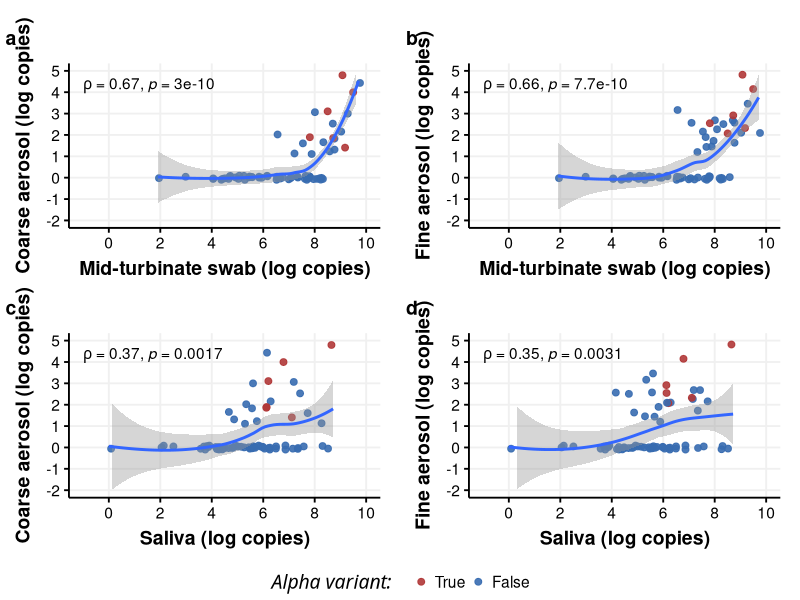
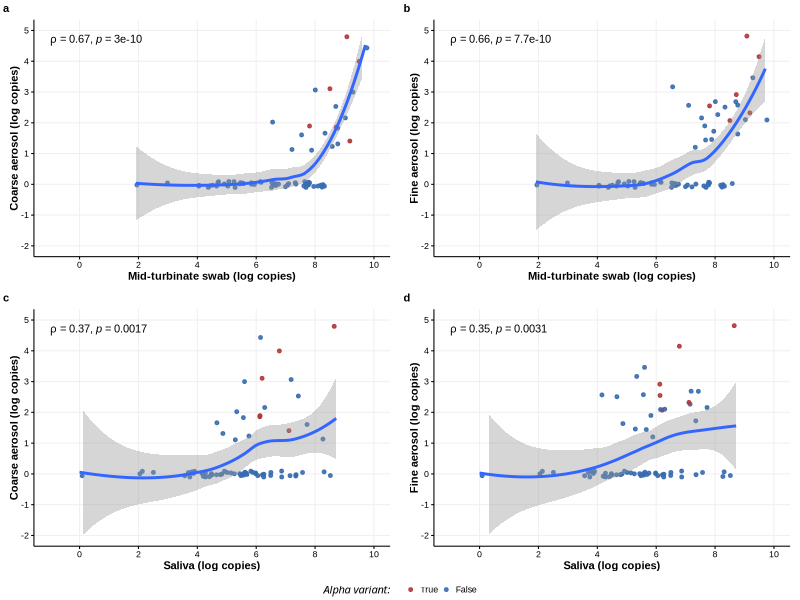
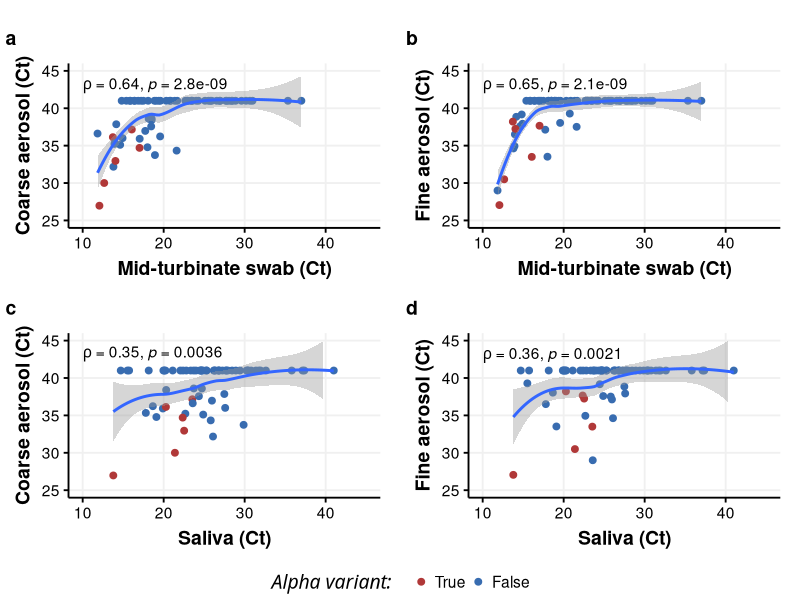
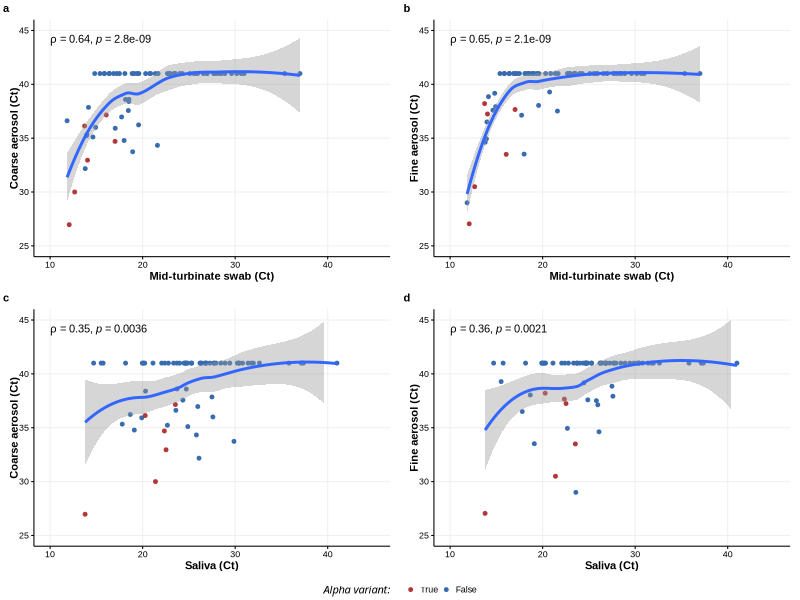
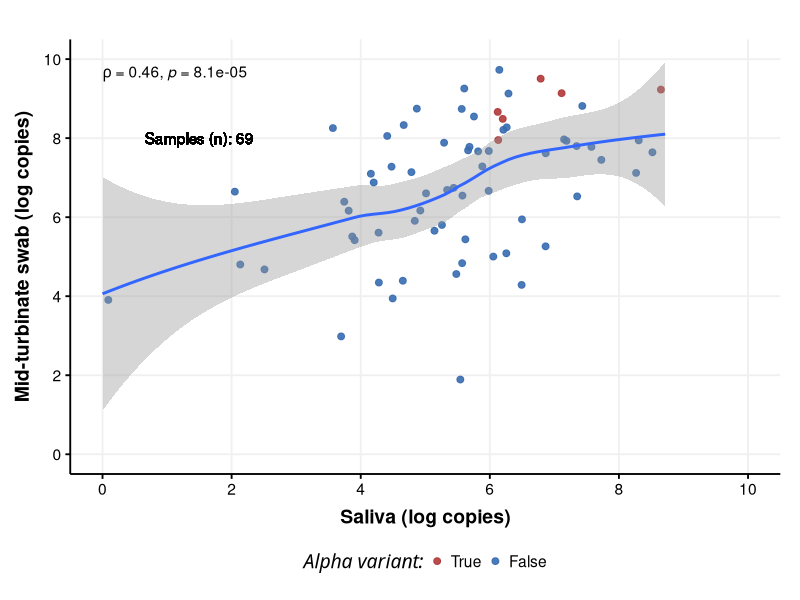
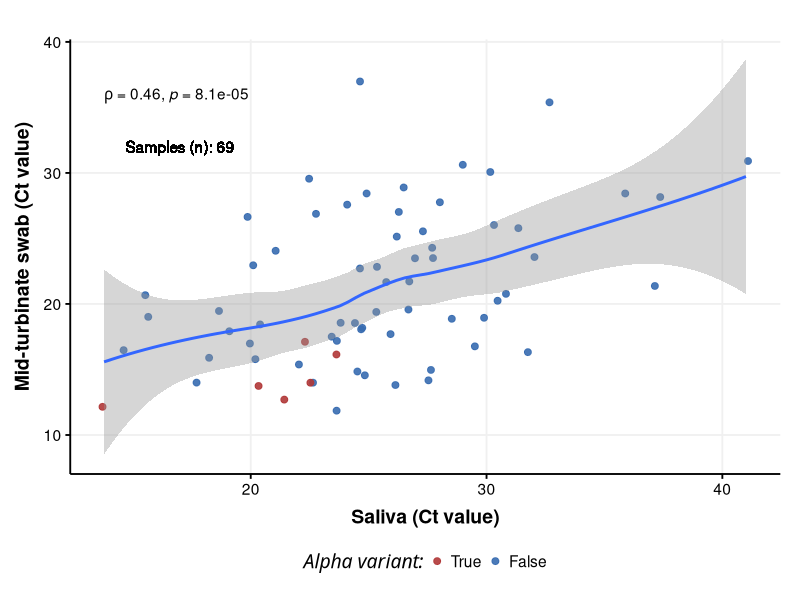
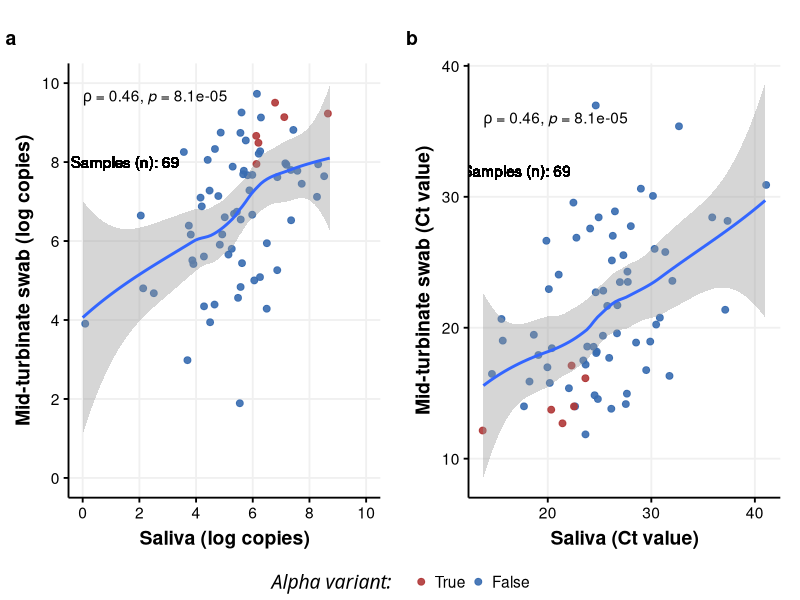
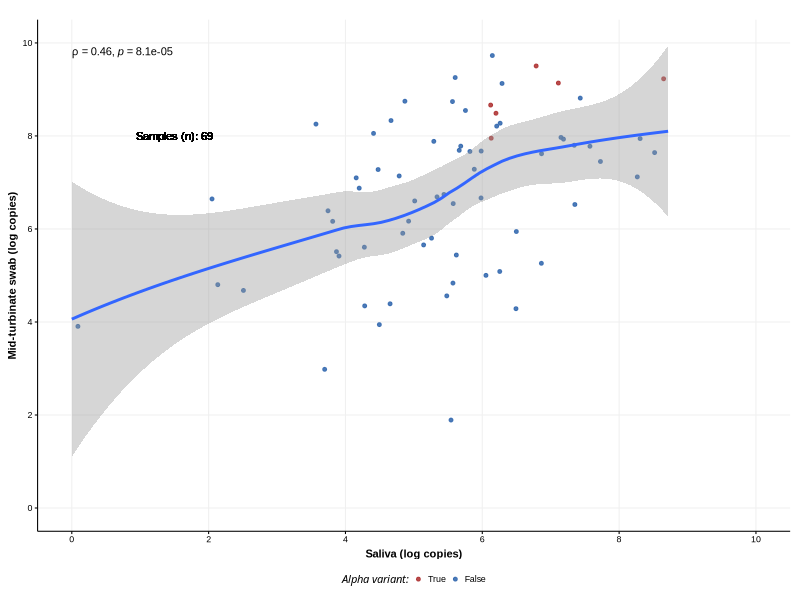

Write R code to recreate these figures, in order.
## ---- chunk 1
knitr::opts_chunk$set(echo = TRUE)
library(tidyverse)
library(ggpubr)
library(scales)
library(grid)
library(ggthemes)
set.seed(42)
## ---- chunk 2
# Theme for display parameters
theme_Publication <- function(base_size=14, base_family="sans") {
      (theme_foundation(base_size=base_size, base_family=base_family)
       + theme(plot.title = element_text(face = "bold",
                                         size = rel(1.2), hjust = 0.5),
               text = element_text(),
               panel.background = element_rect(colour = NA),
               plot.background = element_rect(colour = NA),
               panel.border = element_rect(colour = NA),
               axis.title = element_text(face = "bold",size = rel(1)),
               axis.title.y = element_text(angle=90,vjust =2),
               axis.title.x = element_text(vjust = -0.2),
               axis.text = element_text(), 
               axis.line = element_line(colour="black"),
               axis.ticks = element_line(),
               panel.grid.major = element_line(colour="#f0f0f0"),
               panel.grid.minor = element_blank(),
               legend.key = element_rect(colour = NA),
               legend.position = "bottom",
               legend.direction = "horizontal",
               legend.key.size= unit(0.2, "cm"),
               legend.spacing = unit(0.2, "cm"),
               legend.title = element_text("S.gene dropout",face="italic"),
               plot.margin=unit(c(10,5,5,5),"mm"),
               strip.background=element_rect(colour="#f0f0f0",fill="#f0f0f0"),
               strip.text = element_text(face="bold")))}

scale_fill_Publication <- function(...){
      discrete_scale("fill","Publication",manual_pal(values = c("#b03838","#386cb0","#7fc97f","#ef3b2c","#662506","#a6cee3","#fb9a99","#984ea3","#ffff33")), ...)}

scale_colour_Publication <- function(...){
      discrete_scale("colour","Publication",manual_pal(values = c("#b03838","#386cb0","#7fc97f","#ef3b2c","#662506","#a6cee3","#fb9a99","#984ea3","#ffff33")), ...)}
# to use this: scale_fill_Publication()+scale_colour_Publication()+theme_Publication()
## ---- chunk 3
rpr_paired <- read.csv("../working_files/paired_pcr_sx_rpr.csv")
pcr_dat <- rpr_paired %>% filter(pos_enrollment=="Negative")

rpr_nonpaired <- read.csv("../working_files/nonpaired_pcr_sx_rpr.csv")
pcr_dat_nonpaired <- rpr_nonpaired %>% filter(pos_enrollment=="Negative")

# number of subjects and samples per sample type
pcr_dat %>% group_by(sample_type) %>% summarise(subjects=length(unique(study_id)),samples=n())
## ---- chunk 4
#mean n_gene Ct per sample
pcr_dat$ngene_CT <- pcr_dat$ct_ngene_qpcr
pcr_dat$ngene_CT[which(pcr_dat$ngene_CT==-1)] <- NA #replace CT of non detects with NA so it won't contribute to the mean estimate

pcr_dat <- pcr_dat %>% group_by(sample_id) %>% mutate(av_ngene_CT=mean(ngene_CT,na.rm = T)) #average CT values so non-detects are excluded from the mean
pcr_dat$id_date <- paste(pcr_dat$study_id,pcr_dat$sample_date,sep="-") # helper
pcr_dat$av_ngene <- (pcr_dat$av_quant + 1) %>% log10() # add 1 to the copy numbers to avoid undefined log 0
pcr_dat <- pcr_dat %>% distinct(sample_id,.keep_all = T) %>% #keep one replicate per sample
  mutate(av_ngene_CT=if_else(is.nan(av_ngene_CT),41,av_ngene_CT)) %>%
  ungroup() #replace Ct value of non-detects with 41

pcr_dat %>% group_by(sample_type) %>% summarise(subjects=length(unique(study_id)),samples=n())
## ---- chunk 5
# remove phone swabs from the correlation plots
plot_cor <- pcr_dat %>% filter(sample_type!="Phone Swab")
plot_cor$S.gene.dropout <- factor(plot_cor$S.gene.dropout, levels=c(T,F), labels=c("True","False"))
plot_cor <- plot_cor %>% select(study_id,sample_date,id_date,av_ngene_CT,S.gene.dropout,av_ngene,sample_type,ct_ngene_qpcr,ct_sgene_qpcr,age_entry,days_past_onset,bmi)

plot_cor %>% group_by(sample_type) %>% summarise(subjects=length(unique(study_id)),samples=n())
## ---- chunk 6
# Exclude masked samples  
allsampletypes <- plot_cor$sample_type %>% unique()
plot_cor_samplelist <- allsampletypes %>% lapply(function(x) {plot_cor %>% filter(sample_type==x)})
names(plot_cor_samplelist) <- allsampletypes

aer <- list(plot_cor_samplelist[["G-II Coarse Aerosol"]],plot_cor_samplelist[["G-II Fine Aerosol"]])
names(aer) <- c("Coarse aerosol (log copies)","Fine aerosol (log copies)")

# sal vs breath samples
q_sal_plot <- list()
for (i in 1:2) {
  iplot <- plot_cor_samplelist[["Saliva"]] %>% merge(aer[[i]],all.x = T,all.y = F, by = "id_date") %>% rename(`Alpha variant:`=S.gene.dropout.x)
  q_sal_plot[[i]] <- iplot %>%
    ggplot(aes(y=av_ngene.y,x=av_ngene.x)) +
    geom_point(aes(color=`Alpha variant:`),size=2,alpha=0.9,position=position_jitter(h=.1,w=.1,seed=42)) +
    geom_smooth(method = "loess") +
    stat_cor(method = "spearman",cor.coef.name = "rho") +
    ylab(names(aer)[i]) +
    xlab("Saliva (log copies)") +
    scale_y_continuous(breaks=c(-2:5),limits = c(-2, 5)) +
    scale_x_continuous(breaks=c(0,2,4,6,8,10),limits = c(-1, 10)) +
    expand_limits(x=0,y=-2) +
    scale_colour_Publication() +
    theme_Publication()
}

#mt vs breath samples
q_mt_plot <- list()
for (i in 1:2) {
  iplot <- plot_cor_samplelist[["Midturbinate Swab"]] %>% merge(aer[[i]],all.x = T,all.y = F, by = "id_date") %>% rename(`Alpha variant:`=S.gene.dropout.x)
  q_mt_plot[[i]] <- iplot %>% 
    ggplot(aes(y=av_ngene.y,x=av_ngene.x)) +
    geom_point(aes(color=`Alpha variant:`),size=2,alpha=0.9,position=position_jitter(h=.1,w=.1,seed=42)) +
    geom_smooth(method = "loess") +
    stat_cor(method = "spearman",cor.coef.name = "rho") +
    ylab(names(aer)[i]) +
    xlab("Mid-turbinate swab (log copies)") +
    scale_y_continuous(breaks=c(-2:5),limits = c(-2, 5)) +
    scale_x_continuous(breaks=c(0,2,4,6,8,10),limits = c(-1, 10)) +
    expand_limits(x=0,y=-2) +
    scale_colour_Publication() + 
    theme_Publication()
}

# Combine the plots into the one figure

Figure2 <- ggarrange(q_mt_plot[[1]],q_mt_plot[[2]],q_sal_plot[[1]],q_sal_plot[[2]],
                     common.legend = T,
                     legend = "bottom",
                     labels = "auto") %>%
  annotate_figure(top = text_grob("",color = "black", face = "bold", size = 14))
Figure2
ggsave(Figure2,filename="../figure_output/repo_fig_2_mtsalbreath_logcopies_corr.png",device="png",width=11,height=7.77,units="in")
## ---- chunk 7
# sal vs breath samples
q_sal_plot_manu <- list()
for (i in 1:2) {
  iplot <- plot_cor_samplelist[["Saliva"]] %>% merge(aer[[i]],all.x = T,all.y = F, by = "id_date") %>% rename(`Alpha variant:`=S.gene.dropout.x)
  q_sal_plot_manu[[i]] <- iplot %>%
    ggplot(aes(y=av_ngene.y,x=av_ngene.x)) +
    geom_point(aes(color=`Alpha variant:`),size=1,alpha=0.9,position=position_jitter(h=.1,w=.1,seed=42)) +
    geom_smooth(method = "loess") +
    stat_cor(method = "spearman",cor.coef.name = "rho",family="arial",size=2.8) +
    ylab(names(aer)[i]) +
    xlab("Saliva (log copies)") +
    scale_y_continuous(breaks=c(-2:5),limits = c(-2, 5)) +
    scale_x_continuous(breaks=c(0,2,4,6,8,10),limits = c(-1, 10)) +
    expand_limits(x=0,y=-2) +
    scale_colour_Publication() +
    theme_Publication(base_family="arial",base_size = 8) +
    theme(plot.margin=unit(c(5,2.5,2.5,2.5),"mm"))
}

#mt vs breath samples
q_mt_plot_manu <- list()
for (i in 1:2) {
  iplot <- plot_cor_samplelist[["Midturbinate Swab"]] %>% merge(aer[[i]],all.x = T,all.y = F, by = "id_date") %>% rename(`Alpha variant:`=S.gene.dropout.x)
  q_mt_plot_manu[[i]] <- iplot %>% 
    ggplot(aes(y=av_ngene.y,x=av_ngene.x)) +
    geom_point(aes(color=`Alpha variant:`),size=1,alpha=0.9,position=position_jitter(h=.1,w=.1,seed=42)) +
    geom_smooth(method = "loess") +
    stat_cor(method = "spearman",cor.coef.name = "rho",family="arial",size=2.8) +
    ylab(names(aer)[i]) +
    xlab("Mid-turbinate swab (log copies)") +
    scale_y_continuous(breaks=c(-2:5),limits = c(-2, 5)) +
    scale_x_continuous(breaks=c(0,2,4,6,8,10),limits = c(-1, 10)) +
    expand_limits(x=0,y=-2) +
    scale_colour_Publication() + 
    theme_Publication(base_family="arial",base_size = 8) +
    theme(plot.margin=unit(c(5,2.5,2.5,2.5),"mm"))
}

# Combine the plots into the one figure

Figure2_manu <- ggarrange(q_mt_plot_manu[[1]],q_mt_plot_manu[[2]],q_sal_plot_manu[[1]],q_sal_plot_manu[[2]],
                     common.legend = T,
                     legend = "bottom",
                     labels = "auto",
                     font.label=list(size=8,family="arial")) # %>%
  #annotate_figure(top = text_grob("",color = "black", face = "bold", family="arial",size = 8))
Figure2_manu
ggsave(Figure2_manu,filename="../figure_output/tif/tif_raw/repo_fig_2_mtsalbreath_logcopies_corr_manuscript.tif",device="tiff",width=7,height=4.94,units="in",dpi=600)
ggsave(Figure2_manu,filename="../figure_output/png_600/repo_fig_2_mtsalbreath_logcopies_corr_600.png",device="png",width=7,height=4.94,units="in",dpi=600)
## ---- chunk 8
aer2 <- list(plot_cor_samplelist[["G-II Fine Aerosol"]],plot_cor_samplelist[["G-II Coarse Aerosol"]])
names(aer2) <- c("Coarse aerosol","Fine aerosol")

#sal vs aerosol
ct_sal_plot <- list()
for (i in 1:2) {
  iplot <- plot_cor_samplelist[["Saliva"]] %>% merge(aer2[[i]],all.x = F,all.y = F, by = "id_date") %>% rename(`Alpha variant:`=S.gene.dropout.x)
  ct_sal_plot[[i]] <- iplot %>%
    ggplot(aes(y=av_ngene_CT.y,x=av_ngene_CT.x)) +
    geom_point(aes(color=`Alpha variant:`),size=2) +
    geom_smooth(method = "loess", formula = y ~ x) +
    stat_cor(method = "spearman",cor.coef.name = "rho") +
    ylab(paste0(names(aer2)[i]," (Ct)")) +
    xlab("Saliva (Ct)") +
    scale_y_continuous(breaks=c(10,15,20,25,30,35,40,45),limits = c(25,45)) +
    scale_x_continuous(breaks=c(10,20,30,40),limits = c(10, 45)) +
    scale_colour_Publication() +
    theme_Publication()
}

#mt vs aerosol
ct_mt_plot <- list()
for (i in 1:2) {
  iplot <- plot_cor_samplelist[["Midturbinate Swab"]] %>% merge(aer2[[i]],all.x = F,all.y = F, by = "id_date") %>% rename(`Alpha variant:`=S.gene.dropout.x)
  ct_mt_plot[[i]] <- iplot %>%
    ggplot(aes(y=av_ngene_CT.y,x=av_ngene_CT.x)) +
    geom_point(aes(color=`Alpha variant:`),size=2) +
    geom_smooth(method = "loess", formula = y ~ x) +
    stat_cor(method = "spearman",cor.coef.name = "rho") +
    ylab(paste0(names(aer2)[i]," (Ct)")) +
    xlab("Mid-turbinate swab (Ct)") +
    scale_y_continuous(breaks=c(10,15,20,25,30,35,40,45),limits = c(25,45)) +
    scale_x_continuous(breaks=c(10,20,30,40),limits = c(10, 45)) +
    scale_colour_Publication() +
    theme_Publication()
}

figS7 <- ggarrange(ct_mt_plot[[1]],ct_mt_plot[[2]],ct_sal_plot[[1]],ct_sal_plot[[2]],
                   common.legend = T,
                   legend = "bottom",
                   labels = "auto") %>%
  annotate_figure(top = text_grob("",color = "black", face = "bold", size = 14))

figS7
ggsave(figS7,filename="../figure_output/repo_fig_s7_mtsalbreath_ct_corr.png",device="png",width=11,height=7.77,units="in")
## ---- chunk 9
#sal vs aerosol
ct_sal_plot_manu <- list()
for (i in 1:2) {
  iplot <- plot_cor_samplelist[["Saliva"]] %>% merge(aer2[[i]],all.x = F,all.y = F, by = "id_date") %>% rename(`Alpha variant:`=S.gene.dropout.x)
  ct_sal_plot_manu[[i]] <- iplot %>%
    ggplot(aes(y=av_ngene_CT.y,x=av_ngene_CT.x)) +
    geom_point(aes(color=`Alpha variant:`),size=1) +
    geom_smooth(method = "loess", formula = y ~ x) +
    stat_cor(method = "spearman",cor.coef.name = "rho",family="arial",size=2.8) +
    ylab(paste0(names(aer2)[i]," (Ct)")) +
    xlab("Saliva (Ct)") +
    scale_y_continuous(breaks=c(10,15,20,25,30,35,40,45),limits = c(25,45)) +
    scale_x_continuous(breaks=c(10,20,30,40),limits = c(10, 45)) +
    scale_colour_Publication() +
    theme_Publication(base_family="arial",base_size = 8) +
    theme(plot.margin=unit(c(5,2.5,2.5,2.5),"mm"))
}

#mt vs aerosol
ct_mt_plot_manu <- list()
for (i in 1:2) {
  iplot <- plot_cor_samplelist[["Midturbinate Swab"]] %>% merge(aer2[[i]],all.x = F,all.y = F, by = "id_date") %>% rename(`Alpha variant:`=S.gene.dropout.x)
  ct_mt_plot_manu[[i]] <- iplot %>%
    ggplot(aes(y=av_ngene_CT.y,x=av_ngene_CT.x)) +
    geom_point(aes(color=`Alpha variant:`),size=1) +
    geom_smooth(method = "loess", formula = y ~ x) +
    stat_cor(method = "spearman",cor.coef.name = "rho",family="arial",size=2.8) +
    ylab(paste0(names(aer2)[i]," (Ct)")) +
    xlab("Mid-turbinate swab (Ct)") +
    scale_y_continuous(breaks=c(10,15,20,25,30,35,40,45),limits = c(25,45)) +
    scale_x_continuous(breaks=c(10,20,30,40),limits = c(10, 45)) +
    scale_colour_Publication() +
    theme_Publication(base_family="arial",base_size = 8) +
    theme(plot.margin=unit(c(5,2.5,2.5,2.5),"mm"))
}

figS7_manu <- ggarrange(ct_mt_plot_manu[[1]],ct_mt_plot_manu[[2]],ct_sal_plot_manu[[1]],ct_sal_plot_manu[[2]],
                   common.legend = T,
                   legend = "bottom",
                   labels = "auto",
                   font.label=list(size=8,family="arial"))

figS7_manu
ggsave(figS7_manu,filename="../figure_output/tif/tif_raw/repo_fig_s7_mtsalbreath_ct_corr_manuscript.tif",device="tiff",width=7,height=4.94,units="in",dpi=600)
ggsave(figS7_manu,filename="../figure_output/png_600/repo_fig_s7_mtsalbreath_ct_corr_600.png",device="png",width=7,height=4.94,units="in",dpi=600)
## ---- chunk 10
# MT vs Saliva RNA copies correlation
salmt <- merge(plot_cor_samplelist[["Saliva"]],plot_cor_samplelist[["Midturbinate Swab"]],all.x=T,all.y=F,by="id_date") %>% rename(`Alpha variant:`=S.gene.dropout.x)
salmt_plot_q <- ggplot(salmt,aes(y=av_ngene.y,x=av_ngene.x)) +
  geom_point(aes(color=`Alpha variant:`),size=2,alpha=0.9,position=position_jitter(h=.1,w=.1,seed=42)) +
  geom_text(x=1.5,y=8,label=str_wrap(paste("Samples (n): ",sum(!is.na(salmt$av_ngene.y))),15)) +
  geom_smooth(method = "loess", formula = y ~ x) +
  stat_cor(method = "spearman",cor.coef.name = "rho") +
   ylab("Mid-turbinate swab (log copies)") +
  xlab("Saliva (log copies)") +
  scale_y_continuous(breaks=c(0,2,4,6,8,10),limits = c(0, 10)) +
  scale_x_continuous(breaks=c(0,2,4,6,8,10),limits = c(0, 10)) +
  expand_limits(x=0,y=-2) +
  scale_colour_Publication() +
  theme_Publication()
salmt_plot_q

# MT vs Saliva Ct value correlation
salmt_plot_ct <- ggplot(salmt,aes(y=av_ngene_CT.y,x=av_ngene_CT.x)) +
  geom_point(aes(color=`Alpha variant:`),size=2,alpha=0.9,position=position_jitter(h=.1,w=.1,seed=42)) +
  geom_text(x=17,y=32,label=str_wrap(paste("Samples (n): ",sum(!is.na(salmt$av_ngene.y))),15)) +
  geom_smooth(method = "loess", formula = y ~ x) +
  stat_cor(method="spearman",cor.coef.name = "rho") +
  ylab("Mid-turbinate swab (Ct value)") +
  xlab("Saliva (Ct value)") +
  scale_colour_Publication() +
  theme_Publication()

salmt_plot_ct

# Combine mt_sal Ct and RNA plots
FigureS8 <- ggarrange(salmt_plot_q,salmt_plot_ct,common.legend = T,legend = "bottom",labels = "auto") %>%
  annotate_figure(top = text_grob("",color = "black", face = "bold", size = 14)) 
FigureS8
ggsave(FigureS8,filename="../figure_output/repo_fig_s8_mt_saliva_corr.png",device="png",width=11,height=5.75,units="in")
## ---- chunk 11
salmt_plot_q_manu <- ggplot(salmt,aes(y=av_ngene.y,x=av_ngene.x)) +
  geom_point(aes(color=`Alpha variant:`),size=1,alpha=0.9,position=position_jitter(h=.1,w=.1,seed=42)) +
  geom_text(x=1.5,y=8,label=str_wrap(paste("Samples (n): ",sum(!is.na(salmt$av_ngene.y))),15),family="arial",size=2.8) +
  geom_smooth(method = "loess", formula = y ~ x) +
  stat_cor(method = "spearman",cor.coef.name = "rho",family="arial",size=2.8) +
   ylab("Mid-turbinate swab (log copies)") +
  xlab("Saliva (log copies)") +
  scale_y_continuous(breaks=c(0,2,4,6,8,10),limits = c(0, 10)) +
  scale_x_continuous(breaks=c(0,2,4,6,8,10),limits = c(0, 10)) +
  expand_limits(x=0,y=-2) +
  scale_colour_Publication() +
  theme_Publication(base_family="arial",base_size = 8) +
  theme(plot.margin=unit(c(5,2.5,2.5,2.5),"mm"))
salmt_plot_q_manu

# MT vs Saliva Ct value correlation
salmt_plot_ct_manu <- ggplot(salmt,aes(y=av_ngene_CT.y,x=av_ngene_CT.x)) +
  geom_point(aes(color=`Alpha variant:`),size=1,alpha=0.9,position=position_jitter(h=.1,w=.1,seed=42)) +
  geom_text(x=17,y=32,label=str_wrap(paste("Samples (n): ",sum(!is.na(salmt$av_ngene.y))),15),family="arial",size=2.8) +
  geom_smooth(method = "loess", formula = y ~ x) +
  stat_cor(method="spearman",cor.coef.name = "rho",family="arial",size=2.8) +
  ylab("Mid-turbinate swab (Ct value)") +
  xlab("Saliva (Ct value)") +
  scale_colour_Publication() +
  theme_Publication(base_family="arial",base_size = 8) +
  theme(plot.margin=unit(c(5,2.5,2.5,2.5),"mm"))

salmt_plot_ct_manu

# Combine mt_sal Ct and RNA plots
FigureS8_manu <- ggarrange(salmt_plot_q_manu,salmt_plot_ct_manu,common.legend = T,legend = "bottom",labels = "auto",font.label=list(size=8,family="arial"))
FigureS8_manu
ggsave(FigureS8_manu,filename="../figure_output/tif/tif_raw/repo_fig_s8_mt_saliva_corr_manuscript.tif",device="tiff",width=7,height=3.66,units="in",dpi=600)
ggsave(FigureS8_manu,filename="../figure_output/png_600/repo_fig_s8_mt_saliva_corr_png_600.png",device="png",width=7,height=3.66,units="in",dpi=600)
## ---- chunk 12
pcr_dat_violin <- pcr_dat
pcr_dat_violin <- pcr_dat_violin %>%  mutate(`S gene dropout2`=(ct_ngene_qpcr>0 & ct_sgene_qpcr<0))

pcr_dat_violin$sample_type <- as.character(pcr_dat_violin$sample_type)
pcr_dat_violin$sample_type[which(pcr_dat_violin$sample_type=="G-II Coarse Aerosol")] <- "Coarse aerosol without mask"
pcr_dat_violin$sample_type[which(pcr_dat_violin$sample_type=="G-II Coarse Aerosol mask")] <- "Coarse aerosol with mask"
pcr_dat_violin$sample_type[which(pcr_dat_violin$sample_type=="G-II Fine Aerosol")] <- "Fine aerosol without mask"
pcr_dat_violin$sample_type[which(pcr_dat_violin$sample_type=="G-II Fine Aerosol mask")] <- "Fine aerosol with mask"

pcr_dat_violin <- pcr_dat_violin %>% filter(sample_type %in% c("Midturbinate Swab","Phone Swab","Saliva","Coarse aerosol without mask","Coarse aerosol with mask","Fine aerosol without mask","Fine aerosol with mask"))

table(pcr_dat_violin$sample_type)
## ---- chunk 13
seronegative_breath_violin_dF <- pcr_dat_violin %>% filter(pos_enrollment=="Negative") %>%
  mutate(sample_type=factor(sample_type,
                            levels = c("Midturbinate Swab","Saliva","Phone Swab","Coarse aerosol without mask","Coarse aerosol with mask","Fine aerosol without mask","Fine aerosol with mask"),
                            labels = c("MTS","Saliva","Fomite","Coarse aerosol","Coarse aerosol +mask","Fine aerosol","Fine aerosol +mask")))
seronegative_breath_violin_dF <-seronegative_breath_violin_dF %>% group_by(sample_type) %>% mutate(n=sum(!is.na(av_ngene))) #count number of log RNA copies per sample type to be displayed in the plots

# fill color for nomask breath samples, MT, Saliva, and phone swabs to be red
seronegative_breath_violin_dF$red <- T
seronegative_breath_violin_dF$red[which(seronegative_breath_violin_dF$mask_yn==0)] <- F
seronegative_breath_violin_dF$red[which(seronegative_breath_violin_dF$sample_type %in% c("MTS","Saliva","Fomite"))] <- F

seronegative_breath_violin_plot <- seronegative_breath_violin_dF %>% 
  ggplot(aes(x = factor(sample_type), av_ngene,fill=factor(red,levels=c(T,F)),color=mask_yn)) +
  geom_violin(lwd=.8,color="black",width=1.1,position=position_dodge(width=2)) +
  geom_point(lwd=1,color="black",position=position_jitter(h=0.05,w=.1,seed=42)) +
  geom_text(aes(y=-1,label=paste("n=",n)),position = position_dodge(0.5),color="black") +
  labs(y = "log10 RNA copies", x = "") +
  theme(axis.text.x = element_text(angle = 0),legend.position = "none") +
  scale_y_continuous(limits=c(-2,10), breaks = c(0:10)) +
  scale_x_discrete(labels = wrap_format(10.5)) +
  theme_bw() +
  scale_fill_Publication() +
  scale_colour_Publication() +
  theme_Publication() +
  guides(fill=guide_legend(title="With mask")) +
  theme(legend.position = "bottom")

seronegative_breath_violin_plot
ggsave(seronegative_breath_violin_plot,filename="../figure_output/repo_fig_1_violin_shedding_paired.png",device="png",width=11,height=5.75,units="in")
## ---- chunk 14
seronegative_breath_violin_plot_manuscript <- seronegative_breath_violin_dF %>% 
  ggplot(aes(x = factor(sample_type), av_ngene,fill=factor(red,levels=c(T,F)),color=mask_yn)) +
  geom_violin(lwd=.8,color="black",width=1.1,position=position_dodge(width=2)) +
  geom_point(lwd=0.2,color="black",position=position_jitter(h=0.05,w=.1,seed=42)) +
  geom_text(aes(y=-1,label=paste("n=",n)),position = position_dodge(0.5),color="black",size=2,family="arial") +
  labs(y = "log10 RNA copies", x = "") +
  theme(axis.text.x = element_text(angle = 0,family="arial",size=8),legend.position = "none") +
  scale_y_continuous(limits=c(-2,10), breaks = c(0:10)) +
  scale_x_discrete(labels = wrap_format(10.5)) +
  theme_bw() +
  scale_fill_Publication() +
  scale_colour_Publication() +
  theme_Publication(base_family="arial",base_size=8) +
  guides(fill=guide_legend(title="With mask")) +
  theme(legend.position = "bottom", legend.text=element_text(size=8),
        plot.margin=unit(c(5,2.5,2.5,2.5),"mm"))
seronegative_breath_violin_plot_manuscript
ggsave(seronegative_breath_violin_plot_manuscript,filename="../figure_output/tif/tif_raw/repo_fig_1_violin_shedding_paired_manuscript.tif",device="tiff",width=7,height=3.66,units="in", dpi=600)
## ---- chunk 15
#explore culture status
pcr_dat_violin2 <- pcr_dat_nonpaired
pcr_dat_violin2$ngene_CT <- pcr_dat_violin2$ct_ngene_qpcr
pcr_dat_violin2$ngene_CT[which(pcr_dat_violin2$ngene_CT==-1)] <- NA #replace CT of non detects with NA so it won't contribute to the mean estimate

pcr_dat_violin2 <- pcr_dat_violin2 %>% group_by(sample_id) %>% mutate(av_ngene_CT=mean(ngene_CT,na.rm = T)) #average CT values so non-detects are excluded from the mean
pcr_dat_violin2$id_date <- paste(pcr_dat_violin2$study_id,pcr_dat_violin2$sample_date,sep="-") # helper
pcr_dat_violin2$av_ngene <- (pcr_dat_violin2$av_quant + 1) %>% log10() # add 1 to the copy numbers to avoid undefined log 0
pcr_dat_violin2 <- pcr_dat_violin2 %>% distinct(sample_id,.keep_all = T) %>% #keep one replicate per sample
  mutate(av_ngene_CT=if_else(is.nan(av_ngene_CT),41,av_ngene_CT)) %>%
  ungroup() #replace Ct value of non-detects with 41

pcr_dat_violin2$sample_type <- as.character(pcr_dat_violin2$sample_type)
pcr_dat_violin2$sample_type[which(pcr_dat_violin2$sample_type=="G-II Coarse Aerosol")] <- "Coarse aerosol without mask"
pcr_dat_violin2$sample_type[which(pcr_dat_violin2$sample_type=="G-II Coarse Aerosol mask")] <- "Coarse aerosol with mask"
pcr_dat_violin2$sample_type[which(pcr_dat_violin2$sample_type=="G-II Fine Aerosol")] <- "Fine aerosol without mask"
pcr_dat_violin2$sample_type[which(pcr_dat_violin2$sample_type=="G-II Fine Aerosol mask")] <- "Fine aerosol with mask"

pcr_dat_violin <- pcr_dat_violin %>% filter(sample_type %in% c("Midturbinate Swab","Phone Swab","Saliva","Coarse aerosol without mask","Coarse aerosol with mask","Fine aerosol without mask","Fine aerosol with mask"))

pcr_dat_violin2 <- pcr_dat_violin2 %>% filter(sample_type %in% c("Midturbinate Swab","Phone Swab","Saliva","Coarse aerosol without mask","Coarse aerosol with mask","Fine aerosol without mask","Fine aerosol with mask"))
#
seronegative_breath_violin_dF_nonpaired <- pcr_dat_violin2 %>% filter(pos_enrollment=="Negative") %>%
  mutate(sample_type=factor(sample_type,
                            levels = c("Midturbinate Swab","Saliva","Phone Swab","Coarse aerosol without mask","Coarse aerosol with mask","Fine aerosol without mask","Fine aerosol with mask"),
                            labels = c("MTS","Saliva","Fomite","Coarse aerosol","Coarse aerosol +mask","Fine aerosol","Fine aerosol +mask")))
seronegative_breath_violin_dF_nonpaired <-seronegative_breath_violin_dF_nonpaired %>% group_by(sample_type) %>% mutate(n=sum(!is.na(av_ngene))) #count number of log RNA copies per sample type to be displayed in the plots

table(seronegative_breath_violin_dF_nonpaired$culture_status)

seronegative_breath_violin_dF_cult <- seronegative_breath_violin_dF_nonpaired %>% mutate(sampletype_culturestatus=factor(paste("Culture",culture_status,sample_type)))

table(seronegative_breath_violin_dF_cult$sampletype_culturestatus)

seronegative_breath_violin_dF_cult <- seronegative_breath_violin_dF_cult %>% group_by(sampletype_culturestatus) %>% mutate(n_culture=n())
seronegative_breath_violin_dF_cult1 <- seronegative_breath_violin_dF_cult %>% filter(!(culture_status %in% c("not cultured","imputed sample")) & !grepl("Spray",sample_type)) %>% rename(`Culture status`=culture_status)

# color the fine aerosol masked culture positive points red (#bo3838)
seronegative_breath_violin_dF_cult1$pointcolor <- "black"
seronegative_breath_violin_dF_cult1$pointcolor[seronegative_breath_violin_dF_cult1$sampletype_culturestatus=="Culture positive Fine aerosol +mask"] <- "#b03838"

violin_culture <- seronegative_breath_violin_dF_cult1 %>%
  ggplot(aes(x = (sampletype_culturestatus), av_ngene,fill=`Culture status`,color=mask_yn)) + 
  geom_violin(lwd=.8,color="black",width=1.1,position=position_dodge(width=3)) +
  geom_point(lwd=1,color=seronegative_breath_violin_dF_cult1$pointcolor,position=position_jitter(h=0.05,w=.1,seed=42)) +
  geom_text(aes(y=-1,label=paste("n=",n_culture)),position = position_dodge(0.5),color="black") +
  labs(y = "log10 RNA copies", x = "") +
  theme(axis.text.x = element_text(angle = 0),legend.position = "bottom") +
  scale_y_continuous(limits=c(-2,10), breaks = c(0:10)) +
  scale_x_discrete(labels = wrap_format(10.5)) +
  scale_colour_Publication() +
  scale_fill_manual(labels=c("negative","positive"),values =c("#386CB0","#B03838")) + # switch the colors to match the levels
  theme_Publication()

violin_culture
ggsave(violin_culture,filename="../figure_output/repo_fig_s11_violin_culture.png",device="png",width=11,height=7.5,units="in")
## ---- chunk 16
violin_culture_manuscript <- seronegative_breath_violin_dF_cult1 %>%
  ggplot(aes(x = (sampletype_culturestatus), av_ngene,fill=`Culture status`,color=mask_yn)) + 
  geom_violin(lwd=.8,color="black",width=1.1,position=position_dodge(width=3)) +
  geom_point(lwd=0.2,color=seronegative_breath_violin_dF_cult1$pointcolor,position=position_jitter(h=0.05,w=.1,seed=42)) +
  geom_text(aes(y=-1,label=paste("n=",n_culture)),position = position_dodge(0.5),color="black",family="arial",size=2) +
  labs(y = "log10 RNA copies", x = "") +
  theme(axis.text.x = element_text(angle = 0),legend.position = "bottom") +
  scale_y_continuous(limits=c(-2,10), breaks = c(0:10)) +
  scale_x_discrete(labels = wrap_format(10.5)) +
  scale_colour_Publication() +
  scale_fill_manual(labels=c("negative","positive"),values =c("#386CB0","#B03838")) + # switch the colors to match the levels
  theme_Publication(base_family="arial",base_size=8) +
  theme(legend.text=element_text(size=8),
        plot.margin=unit(c(5,2.5,2.5,2.5),"mm"))

violin_culture_manuscript
ggsave(violin_culture_manuscript,filename="../figure_output/tif/tif_raw/repo_fig_s11_violin_culture_manuscript.tif",device="tiff",width=7,height=4.77,units="in",dpi=600)
